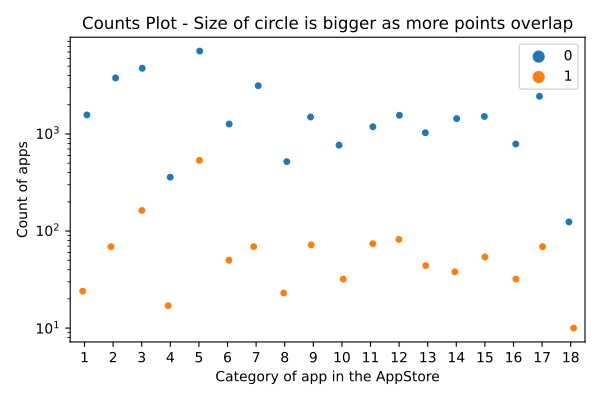

This figure's Python source:
# ! /usr/env/bin python3
# -*- encoding utf-8 -*-

'''
------------------------------------------------------------------------------
    Counts plot
------------------------------------------------------------------------------
Author: Simone Santoni, simone.santoni.1@city.ac.uk
Dates: - created 5/11/2019 12:50:35
       - last change 25/11/2019 00:50:35
Notes: --
'''


# %% libraries
import os
import matplotlib.pyplot as plt
import seaborn as sns
import pandas as pd

# %% read data
wd = os.getcwd()
fdr = 'data/killerAppData'
in_f = 'data.csv'
df = pd.read_csv(os.path.join(wd, fdr, in_f))

# %% get a preview of data
gr = df.groupby(['cat', 'killerappgros'])
df_counts = gr.size().reset_index(name='counts')

# %% stripplot

# create figure
fig = plt.figure(figsize=(6, 4))

# create plot
ax = fig.add_subplot(1, 1, 1)

# stripplot
sns.stripplot(df_counts['cat'],
              df_counts['counts'],
              hue=df_counts['killerappgros'],
              data=df_counts, ax=ax)

# axes
ax.set_xlabel('Category of app in the AppStore')
ax.set_yscale('log')
ax.set_ylabel('Count of apps')

# title
plt.title('Counts Plot - Size of circle is bigger as more points overlap')

# legend
ax.legend(loc='best')

# save plot
plt.tight_layout()
plt.savefig('counts_plot.pdf')

# save plot
plt.tight_layout()
plt.savefig(os.path.join(os.getcwd(), 'count_plot.pdf'))

# show plot
plt.show()

# %%
